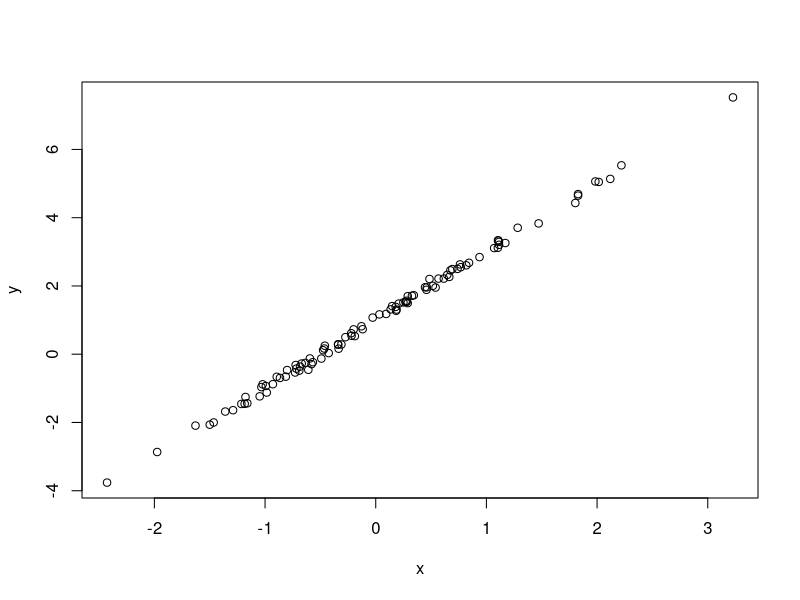
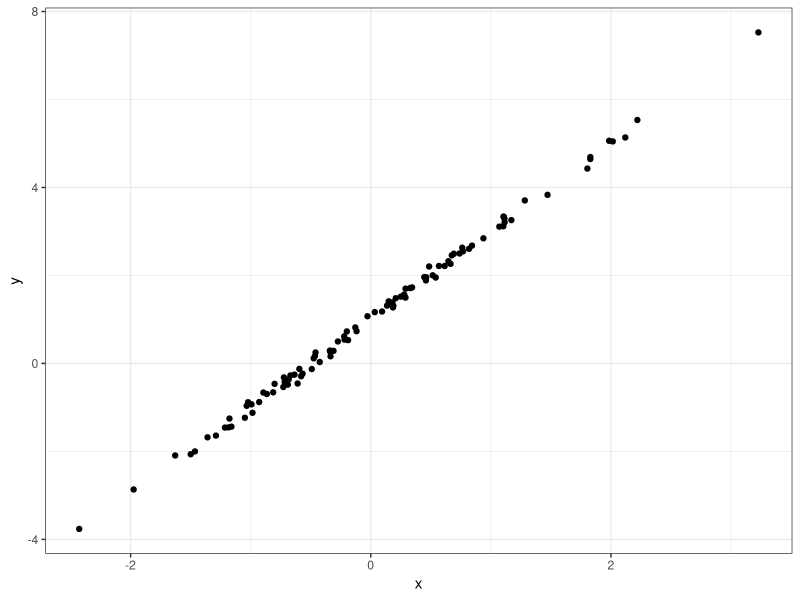
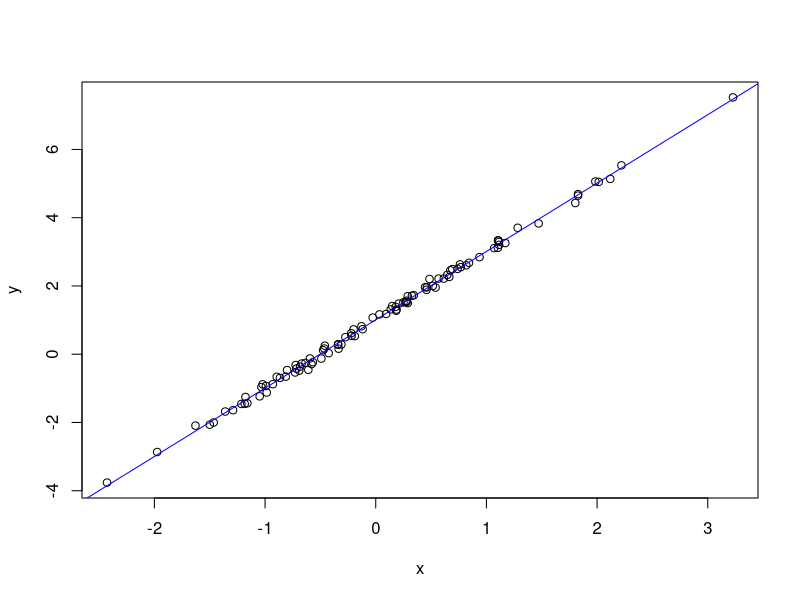
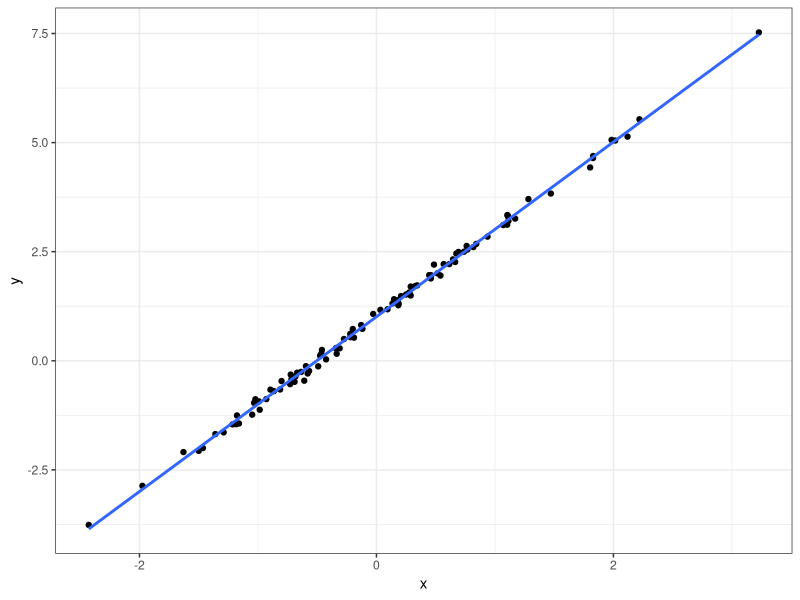
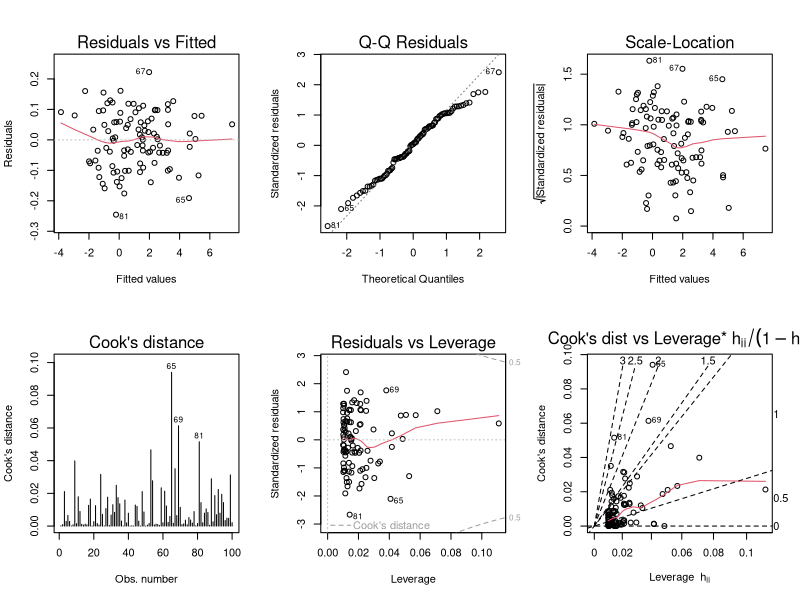
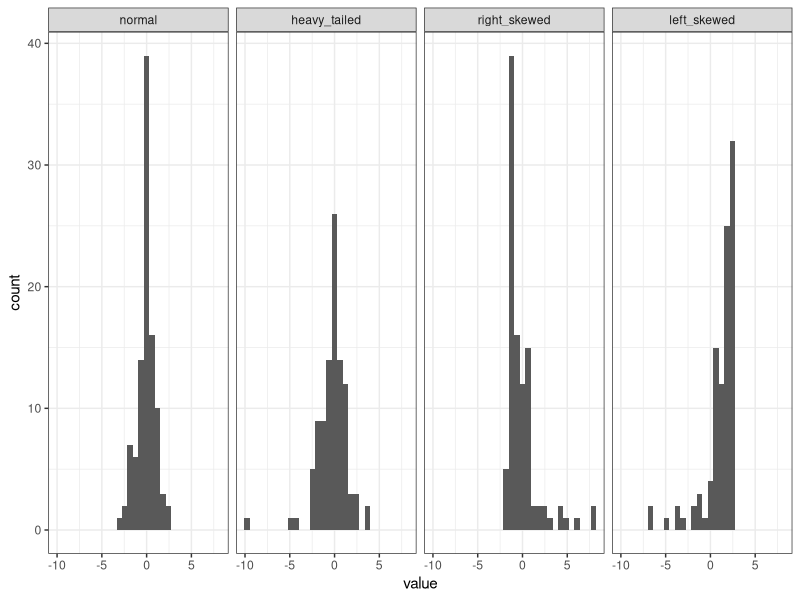
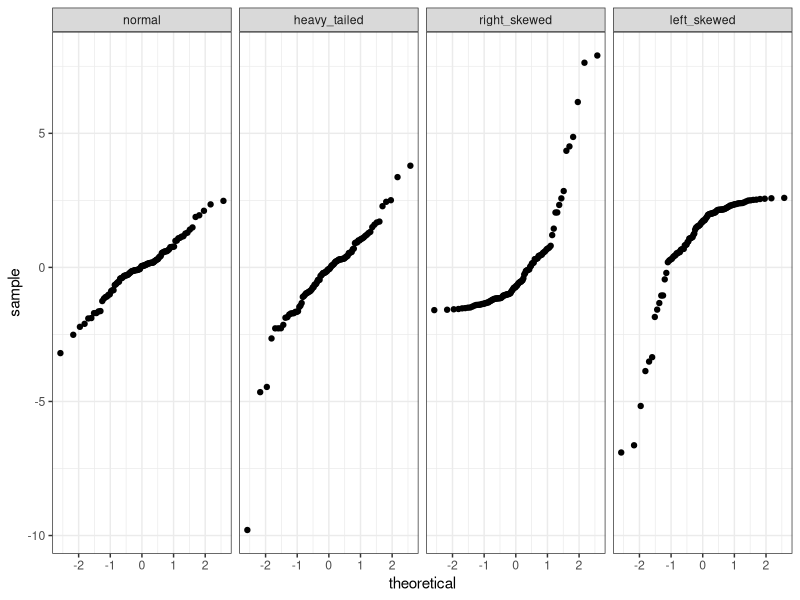
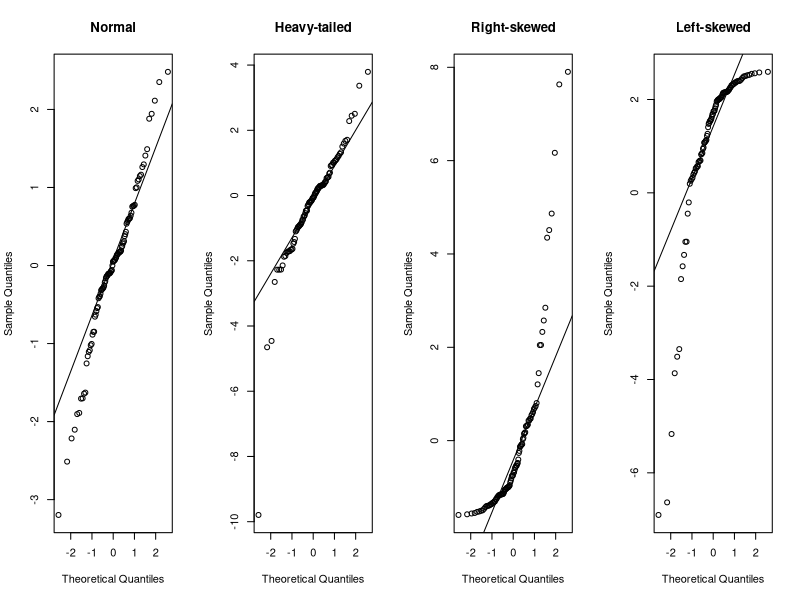

Write R code to recreate these figures, in order.
## ----install_packages, eval=FALSE----------------------------------------
## install.packages(c("dplyr","ggplot2","tidyr"))

## ----load_packages-------------------------------------------------------
library("dplyr")
library("ggplot2")
library("tidyr")

## ----set_seed------------------------------------------------------------
set.seed(20170320)

## ----simulating_data-----------------------------------------------------
n <- 100 
x <- rnorm(n)
b0 <- 1
b1 <- 2
sigma <- 0.1
error <- rnorm(n,0,sigma)
y <- b0+b1*x+error

d <- data.frame(x=x,y=y)

## ----visualize_data------------------------------------------------------
plot(y ~ x, data = d)

## ----visualize_using_ggplot----------------------------------------------
library("ggplot2")
ggplot(d, aes(x=x, y=y)) +
  geom_point() +
  theme_bw()

## ----running_regression--------------------------------------------------
m <- lm(y ~ x, data = d)

## ------------------------------------------------------------------------
m
summary(m)

## ------------------------------------------------------------------------
plot(y ~ x, data = d)
abline(m, col='blue')

## ------------------------------------------------------------------------
ggplot(d, aes(x=x, y=y)) +
  geom_point() + 
  stat_smooth(method = "lm", se = FALSE) +
  theme_bw()

## ------------------------------------------------------------------------
opar = par(mfrow=c(2,3))  # Create a 2x3 grid of plots and save the original settings
plot(m, 1:6, ask=FALSE)   # Plot all 6 diagnostics plots
par(opar)                 # Return to original graphics settings

## ----errors--------------------------------------------------------------
n <- 100
errors <- data.frame(rep = 1:n,
                     normal       = rnorm(n),
                     heavy_tailed = rt(n, df=3),
                     right_skewed = exp(rnorm(n))) %>%
  
  mutate(right_skewed = right_skewed - exp(1/2),  # make sure errors have expectation of 0
         left_skewed  = 1-right_skewed) 

errors_long <- errors %>%
  tidyr::gather(distribution,value,-rep) %>%
  mutate(distribution = factor(distribution, 
                               levels = c("normal",
                                          "heavy_tailed",
                                          "right_skewed",
                                          "left_skewed")))

## ----histograms----------------------------------------------------------
ggplot(errors_long, aes(x=value)) + 
  geom_histogram() + 
  facet_grid(. ~ distribution) + 
  theme_bw()

## ----qqplot--------------------------------------------------------------
ggplot(errors_long, aes(sample=value)) + 
  stat_qq() + 
  facet_grid(. ~ distribution) + 
  theme_bw()

## ----baser_qqplot--------------------------------------------------------
opar = par(mfrow=c(1,4))
qqnorm(errors$normal, main="Normal")
qqline(errors$normal)
qqnorm(errors$heavy_tailed, main="Heavy-tailed")
qqline(errors$heavy_tailed)
qqnorm(errors$right_skewed, main="Right-skewed")
qqline(errors$right_skewed)
qqnorm(errors$left_skewed, main="Left-skewed")
qqline(errors$left_skewed)
par(opar)

## ------------------------------------------------------------------------
y <- errors %>%
  mutate(x = rnorm(n))

models <- list()
models[[1]] <- lm(normal       ~ x, data=y)
models[[2]] <- lm(heavy_tailed ~ x, data=y)
models[[3]] <- lm(right_skewed ~ x, data=y)
models[[4]] <- lm(left_skewed  ~ x, data=y)
names(models) <- c("normal","heavy_tailed","right_skewed","left_skewed")

## ------------------------------------------------------------------------
opar <- par(mfrow=c(2,3))
plot(models$normal, 1:6, ask=FALSE)
par(opar)

## ------------------------------------------------------------------------
opar <- par(mfrow=c(2,3))
plot(models$heavy_tailed, 1:6, ask=FALSE)
par(opar)

## ------------------------------------------------------------------------
opar <- par(mfrow=c(2,3))
plot(models$right_skewed, 1:6, ask=FALSE)
par(opar)

## ------------------------------------------------------------------------
opar <- par(mfrow=c(2,3))
plot(models$left_skewed, 1:6, ask=FALSE)
par(opar)

## ------------------------------------------------------------------------
opar = par(mfrow=c(1,4))
for (i in 1:4) plot(models[[i]], 2, main=names(models)[i])
par(opar)

## ------------------------------------------------------------------------
n  <- 100
b0 <- 0
b1 <- 1
d  <- data.frame(x = runif(n)) %>%
  mutate(error = rnorm(n,0,x),
         y = b0+b1*x+error)
  
m <- lm(y~x, data=d)
opar <- par(mfrow=c(2,3))
plot(m, 1:6, ask=FALSE)
par(opar)

## ------------------------------------------------------------------------
plot(m, 1)

## ------------------------------------------------------------------------
plot(m,3)

## ------------------------------------------------------------------------
n <- 100
b0 <-1 
b1 <- 2
d <- data.frame(x = rnorm(n)) %>%
  mutate(
    error =rnorm(n),
    y = b0+b1*x + error)

m <- lm(y ~ x, data = d)

## ------------------------------------------------------------------------
names(m)

## ------------------------------------------------------------------------
plot(m$residuals)

## ------------------------------------------------------------------------
d <- d %>% 
  mutate(error = sin(2*pi*(1:n)/n)+rnorm(n),
         y = b0+b1*x+error)

m <- lm(y ~ x, data = d)
plot(m$residuals)

## ------------------------------------------------------------------------
opar <- par(mfrow=c(2,3))
plot(m, 1:6, ask=FALSE)
par(opar)

## ------------------------------------------------------------------------
n <- 100
b0 <- 1
b1 <- 2
d <- data.frame(x = rnorm(n)) %>%
  mutate(y = b0+b1*x + rnorm(n))
                
m <- lm(y ~ x, data = d)

d$residuals <- m$residuals
plot(residuals ~ x, data = d)

## ------------------------------------------------------------------------
n <- 100
b0 <- 1
b1 <- 2
d <- data.frame(x = rnorm(n)) %>%
  mutate(y = b0+b1*x+x^2 + rnorm(n))
                
m <- lm(y ~ x, data = d)

d$residuals <- m$residuals
plot(residuals ~ x, data = d)

## ------------------------------------------------------------------------
opar <- par(mfrow=c(2,3))
plot(m, 1:6, ask=FALSE)
par(opar)
